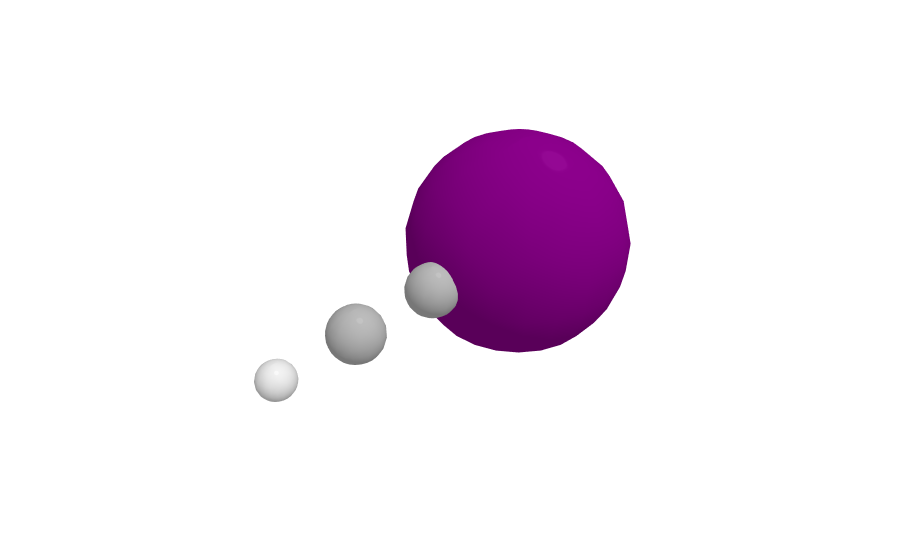

The code cell stored with this chart in its notebook:
### Code cell
# The geometry of iodo acetylene ICCH in Angström
xyz = [
    [-1.590, 0.000, 0.000],  # I
    [0.000, 0.000, 0.000],  # C
    [1.200, 0.000, 0.000],  # C
    [2.260, 0.000, 0.000],  # H
]
# The labels\elements of the xyz columns
labels = ["I", "C", "C", "H"]
fig = Figure()
fig.add_atoms(xyz, labels)
fig.show()

### Figure 1 — Plotly figure (JSON) as saved in the notebook; plotly's stock layout.template omitted (floating-point values rounded to 4 significant figures; data arrays with more than 128 entries replaced by an {"elided": "..."} marker saying what was removed)
{"data": [{"alphahull": 0, "cmin": -7, "color": "rgba(148, 0, 148, 1.0)", "flatshading": false, "lighting": {"ambient": 0.6, "diffuse": 0.35, "facenormalsepsilon": 1e-15, "fresnel": 0.05, "roughness": 0.05, "specular": 0.03, "vertexnormalsepsilon": 1e-15}, "lightposition": {"x": 100, "y": 100, "z": 0}, "type": "mesh3d", "x": {"elided": "288 float values"}, "y": {"elided": "288 float values"}, "z": {"elided": "288 float values"}}, {"alphahull": 0, "cmin": -7, "color": "rgba(198, 198, 198, 1.0)", "flatshading": false, "lighting": {"ambient": 0.6, "diffuse": 0.35, "facenormalsepsilon": 1e-15, "fresnel": 0.05, "roughness": 0.05, "specular": 0.03, "vertexnormalsepsilon": 1e-15}, "lightposition": {"x": 100, "y": 100, "z": 0}, "type": "mesh3d", "x": {"elided": "288 float values"}, "y": {"elided": "288 float values"}, "z": {"elided": "288 float values"}}, {"alphahull": 0, "cmin": -7, "color": "rgba(198, 198, 198, 1.0)", "flatshading": false, "lighting": {"ambient": 0.6, "diffuse": 0.35, "facenormalsepsilon": 1e-15, "fresnel": 0.05, "roughness": 0.05, "specular": 0.03, "vertexnormalsepsilon": 1e-15}, "lightposition": {"x": 100, "y": 100, "z": 0}, "type": "mesh3d", "x": {"elided": "288 float values"}, "y": {"elided": "288 float values"}, "z": {"elided": "288 float values"}}, {"alphahull": 0, "cmin": -7, "color": "rgba(255, 255, 255, 1.0)", "flatshading": false, "lighting": {"ambient": 0.6, "diffuse": 0.35, "facenormalsepsilon": 1e-15, "fresnel": 0.05, "roughness": 0.05, "specular": 0.03, "vertexnormalsepsilon": 1e-15}, "lightposition": {"x": 100, "y": 100, "z": 0}, "type": "mesh3d", "x": {"elided": "288 float values"}, "y": {"elided": "288 float values"}, "z": {"elided": "288 float values"}}], "layout": {"dragmode": "orbit", "margin": {"b": 0, "l": 0, "r": 0, "t": 0}, "scene": {"aspectmode": "data", "xaxis": {"showbackground": false, "showgrid": false, "showline": false, "showspikes": false, "showticklabels": false, "ticks": "", "title": {"text": ""}, "zeroline": false}, "yaxis": {"showbackground": false, "showgrid": false, "showline": false, "showspikes": false, "showticklabels": false, "ticks": "", "title": {"text": ""}, "zeroline": false}, "zaxis": {"showbackground": false, "showgrid": false, "showline": false, "showspikes": false, "showticklabels": false, "ticks": "", "title": {"text": ""}, "zeroline": false}}, "showlegend": false}}
